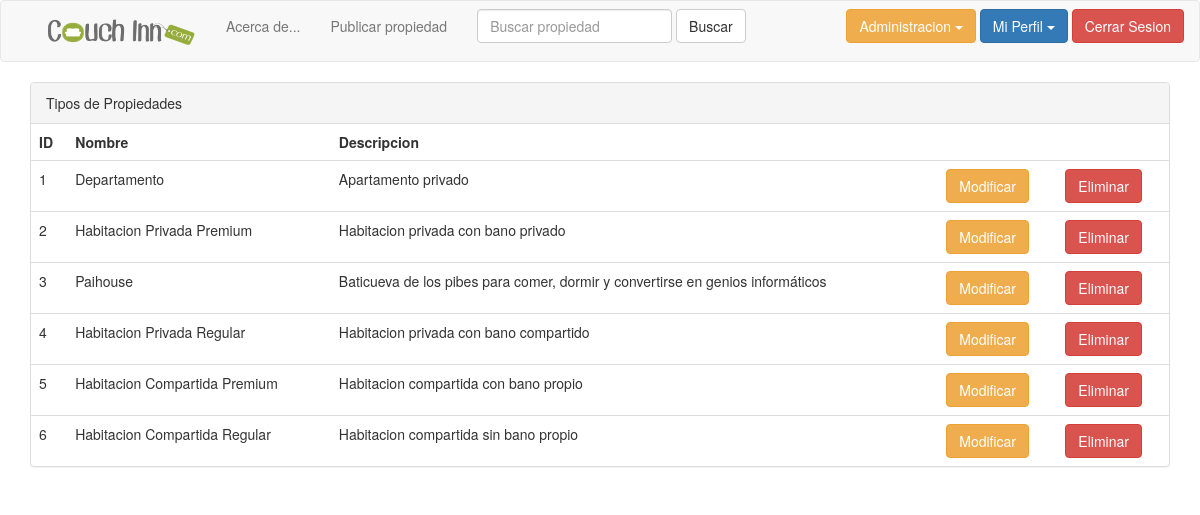
Screenshot of /property_kind_list.php (signed in) with the database file from the repository.
### tables this page shows
CREATE TABLE `tipo_propiedad` (
  `id_tipo_propiedad` int(11) NOT NULL,
  `nombre` varchar(100) NOT NULL,
  `descripcion` varchar(800) NOT NULL
);

### web/property_kind_list.php (the view, shortened to what this page needs)
<!DOCTYPE html>
<html lang="en">
  	<head>
	    <link href="css/bootstrap.min.css" rel="stylesheet" media="screen">
  	</head>
  	<body>
    	<?php
		if (isset ($_SESSION['rol'])){
			if ($_SESSION['rol'] == 0){
				header("Location: index.php");
			}
			else{
				include 'admin_taskbar.php';
			}
		}
		else{
			header("Location: index.php");
		}
		?>
		<div class="container">
			<form name="form1" method="post" action="property_kind_delete_or_modify_check.php">
				<div class="panel panel-default">
					<div class="panel-heading">Tipos de Propiedades</div>
					<table class="table">
					    <tr>
					    	<td><strong>ID</strong></td>
							<td><strong>Nombre</strong></td>
							<td><strong>Descripcion</strong></td>
						</tr>
						<?php
						$result = mysql_query("SELECT * FROM tipo_propiedad");
						while ($tabla = mysql_fetch_array($result)){ ?>
							<?php
								$var = $tabla["id_tipo_propiedad"];
							?>
							<tr>
								<td> <?php echo $tabla["id_tipo_propiedad"];?></td>
								<td> <?php echo $tabla["nombre"];?></td>
								<td> <?php echo $tabla["descripcion"];?></td>
								<td> <button type="submit" name="modificar" id="modificar" value="<?php echo htmlspecialchars($var);?>" class="btn btn-warning btn-group-xs">Modificar</button> </td>
								<td> <button type="submit" name="eliminar" id="eliminar" value="<?php echo htmlspecialchars($var);?>" class="btn btn-danger btn-group-xs">Eliminar</button> </td>
							</tr>
						<?php
						}
						?>
					</table>
				</div>
			</form>
		</div>
  	</body>
</html>

### web/admin_taskbar.php (shortened to what this page needs)
<!DOCTYPE html>
<html>
	<body>
		<nav class="navbar navbar-default">
			<div class="container-fluid">
			    <div class="collapse navbar-collapse" id="bs-example-navbar-collapse-1">
		  			<ul class="nav navbar-nav">
		  				<li class="navbar-left"><a href="index.php"><img src="Logo.png" width="150" height="30"></a></li>
			      		<li><a href="about_us.php">Acerca de...</a></li>
			        	<li><a href="#">Publicar propiedad</a></li>
			      		<form class="navbar-form navbar-left" role="search">
			       		<div class="form-group">
			          		<input type="text" class="form-control" placeholder="Buscar propiedad">
			        	</div>
			        	<button type="submit" class="btn btn-default">Buscar</button>
			      		</form>
			      	</ul>
			    	<ul class="nav navbar-nav navbar-right">
						<div class="btn-group">
							<button type="button" class="btn btn-warning dropdown-toggle" data-toggle="dropdown" aria-haspopup="true" aria-expanded="false">
						    Administracion <span class="caret"></span>
							</button>
		          		</div>
		          		<div class="btn-group">
							<button type="button" class="btn btn-primary dropdown-toggle" data-toggle="dropdown" aria-haspopup="true" aria-expanded="false">
							    Mi Perfil <span class="caret"></span>
							</button>
			          	</div>
						<button type="button" class="btn btn-danger navbar-btn" onClick="window.location.href='session_close.php'">Cerrar Sesion</button>
			    	</ul>
			    </div>
			</div>
		</nav>
	</body>
</html>

### rows the page displays
tipo_propiedad: id_tipo_propiedad "1", nombre "Departamento", descripcion "Apartamento privado"
tipo_propiedad: id_tipo_propiedad "2", nombre "Habitacion Privada Premium", descripcion "Habitacion privada con bano privado"
tipo_propiedad: id_tipo_propiedad "3", nombre "Paihouse", descripcion "Baticueva de los pibes para comer, dormir y convertirse en genios informáticos"
tipo_propiedad: id_tipo_propiedad "4", nombre "Habitacion Privada Regular", descripcion "Habitacion privada con bano compartido"
tipo_propiedad: id_tipo_propiedad "5", nombre "Habitacion Compartida Premium", descripcion "Habitacion compartida con bano propio"
tipo_propiedad: id_tipo_propiedad "6", nombre "Habitacion Compartida Regular", descripcion "Habitacion compartida sin bano propio"
